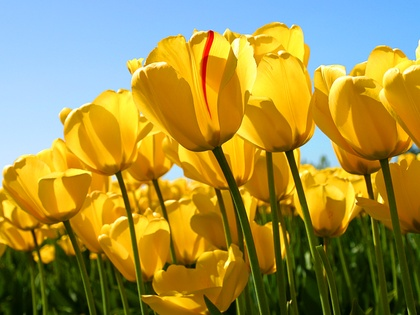
%> input picture 4-3/Tulips.jpg, 420 x 315 px, shrunk from 1024 x 768 before the run
$ octave f4_3.m   (GNU Octave 9; MATLAB toolbox functions it lacks are replaced by stand-ins)
%> lines starting %> are read from the running program, lines starting %| are printed output that depends on the picture; in (x1, y1, x2, y2) boxes, pixels count from 0 and x2, y2 are one past the last pixel; in counts of white or black regions, pixels touching at a corner belong together; the program's own positions count from 1
I=imread('Tulips.jpg');
%> I is the input picture: size 315x420x3 uint8; mean R, G, B 160.9, 143.3, 68.1
I1=rgb2gray(I);
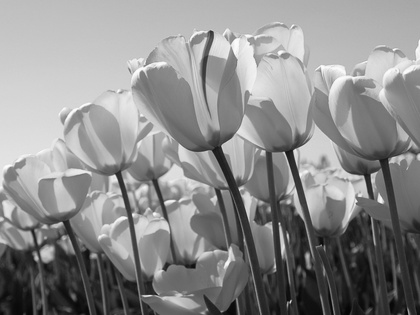
%> I1: size 315x420 uint8; min 4, max 254, mean 140
figure(1);
imshow(I1);
I2=double(I1);
[M,N]=size(I1);
%> M = 315; N = 420
for i=1:M
	for j=1:N
		if I1(i,j)<=50
			I2(i,j)=40;
		elseif I1(i,j)<=180
			I2(i,j)=220;
		else
			I2(i,j)=40;
		end
	end
end
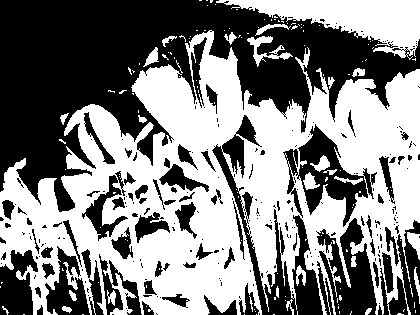
%> I2: size 315x420 double; values 40 (black) and 220 (white), 51.5% white; 249 black regions (176 under 20 px), largest, box (x1, y1, x2, y2) and area: (0, 0, 420, 212) 37915, (212, 115, 323, 315) 4678, (283, 124, 377, 227) 3318
I2=uint8(I2);
figure(2)
imshow(I2);

$ run again, with 4-3/fg1.png saved as 4-3/Tulips.jpg
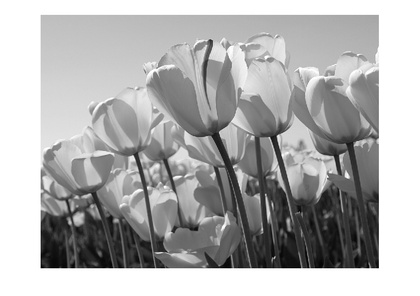
%> input picture 4-3/fg1.png, 420 x 296 px, shrunk from 848 x 598 before the run
%> I is the input picture: size 296x420x3 uint8; min 0, max 255, mean 175.6
%> after the loop `for i=1:M`:
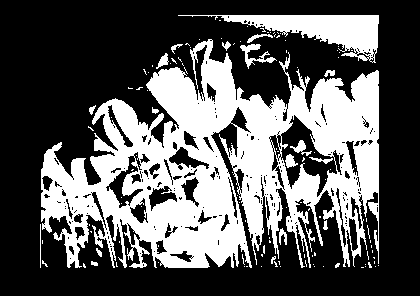
%> I2: size 296x420 double; values 40 (black) and 220 (white), 35.4% white; 121 white regions (102 under 20 px), largest, box (x1, y1, x2, y2) and area: (41, 39, 379, 268) 39040, (178, 15, 379, 63) 3471, (240, 44, 277, 69) 281
